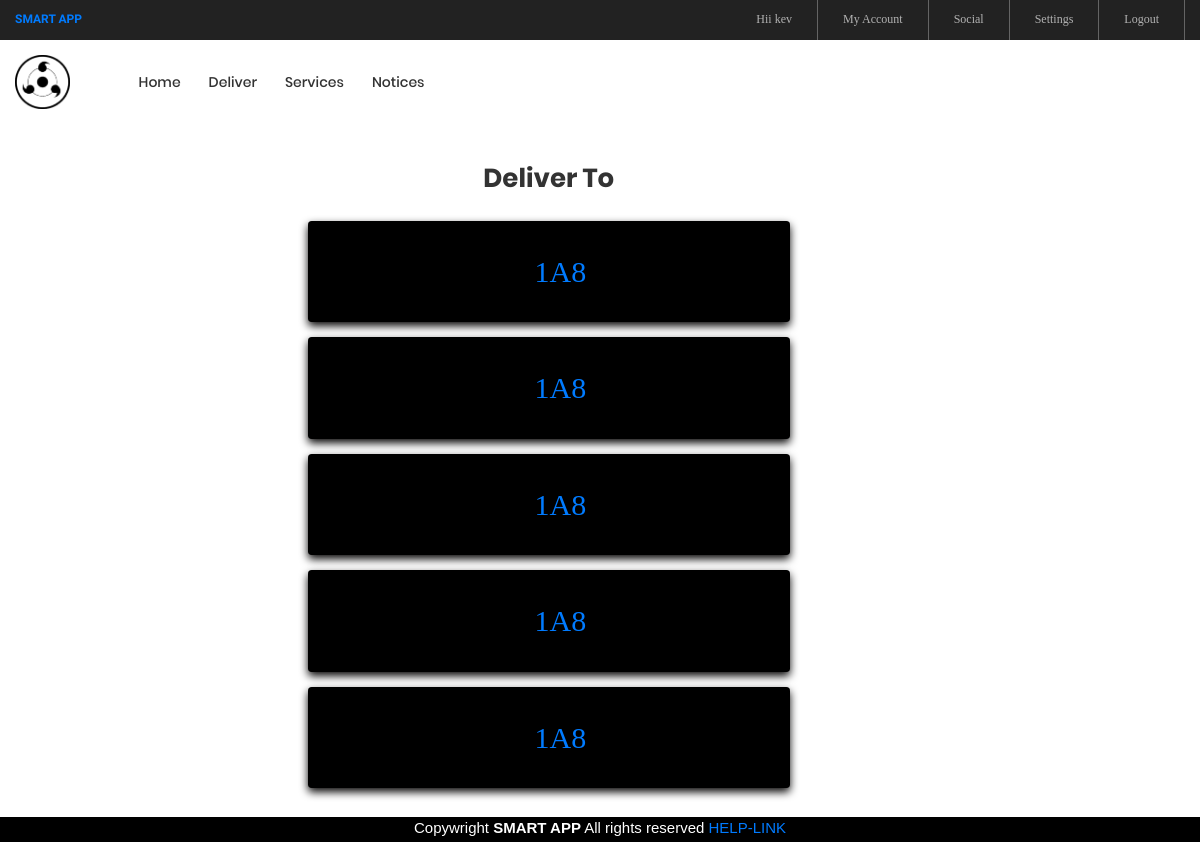
Page /shop_ct (signed in) on the committed database.
### ser/models.py (models this page shows, shortened)
class Quantity(models.Model):
    author = models.CharField(max_length=50)
    quantity = models.IntegerField()
    item = models.ForeignKey('Item', on_delete=models.CASCADE)
    flat_number = models.CharField(max_length=30)
    created= models.DateField(auto_now_add=True)
    time1 = models.DateTimeField(auto_now_add=True)

### signin/views.py (the view)
# urls.py: path('shop_ct',views.deliver_item,name="shop_ct"),
@login_required
def deliver_item(request):
        order_list=Quantity.objects.all().order_by('-time1')
        info=[]
        for x in order_list:
            y={'flnum':x.flat_number}
            info.append(y)
        paginator=Paginator(info,5)
        try:
            page = int(request.GET.get('page','1'))
        except:
            page = 1
        try:
            info = paginator.page(page)
        except(EmptyPage, InvalidPage):
            info=paginator.page(paginator.num_pages)
        context={
                'info':info
            }
        return render(request,'shopkeeper.html',context)

### templates/shopkeeper.html (shortened to what this page needs)
{% extends "base3.html" %}
{% load static %}
{% block page_content %}
<body>
<div class="row " style="margin-top: 10%">
  <div class="col-md-3"></div>
<div  class="col-md-5" style="color:black">
    <h1 class="ltext-108 cl2 hov-cl1 trans-04 p-b-10" style="text-align: center;"> Deliver To</h1>
    {% for y in info %}
    <div class="card p-3 m-t-15" style="background-color: black">
	<li class="btn">
                        <a class="nav-link" href= "{% url 'caretaker' y.flnum %}" style="font-size: 30px"><span class="lnr lnr-apartment">{{y.flnum}}</span></a>
                    </li>
    </div>
{% endfor %}
  <div class="col-md-3"></div>
  <div class="pagination p-t-30"  style="left: 0; bottom: 5%; width: 100%;z-index:3;">
        <ul style="margin-left: 45%">
          {% for pg in info.paginator.page_range %}
          {% if info.number == pg %}
      <a href="?page={{ pg }}" style="color:#1a75ff">{{ pg }}</a>
          {% endif %}
          {% endfor %}
          {% if info.has_next %}
          <li style="display:inline-flex"><a href="?page={{ info.next_page_number }}" style="color:#1a75ff"><strong>&nbsp &nbsp >></strong>   </a></li>
          {% endif %}
        </ul>
    </div>
</body>
{% endblock %}

### templates/base3.html (shortened to what this page needs)
{% load static	 %}
<!DOCTYPE html>
<html lang="en">
<head>
	<link rel="stylesheet" type="text/css" href="{% static 'vendor/bootstrap/css/bootstrap.min.css' %}">
	<link rel="stylesheet" type="text/css" href="{% static 'fonts/font-awesome-4.7.0/css/font-awesome.min.css' %}">
	<link rel="stylesheet" type="text/css" href="{% static 'fonts/iconic/css/material-design-iconic-font.min.css' %}">
	<link rel="stylesheet" type="text/css" href="{% static 'fonts/linearicons-v1.0.0/icon-font.min.css' %}">
	<link rel="stylesheet" type="text/css" href="{% static 'vendor/animate/animate.css' %}">
	<link rel="stylesheet" type="text/css" href="{% static 'vendor/css-hamburgers/hamburgers.min.css' %}">
	<link rel="stylesheet" type="text/css" href="{% static 'vendor/animsition/css/animsition.min.css' %}">
	<link rel="stylesheet" type="text/css" href="{% static 'vendor/select2/select2.min.css' %}">
	<link rel="stylesheet" type="text/css" href="{% static 'vendor/daterangepicker/daterangepicker.css' %}">
	<link rel="stylesheet" type="text/css" href="{% static 'vendor/slick/slick.css' %}">
	<link rel="stylesheet" type="text/css" href="{% static 'vendor/MagnificPopup/magnific-popup.css' %}">
	<link rel="stylesheet" type="text/css" href="{% static 'vendor/perfect-scrollbar/perfect-scrollbar.css' %}">
	<link rel="stylesheet" type="text/css" href="{% static 'css/util.css' %}">
	<link rel="stylesheet" type="text/css" href="{% static 'css/main.css' %}">
</head>
<body class="animsition">
	<header>
		<div class="container-menu-desktop">
			<div class="top-bar">
				<div class="content-topbar flex-sb-m h-full container">
					<div class="left-top-bar" style="font-family: Kaushan Script;color:  #9999ff;">
						<b><a href='/index'>SMART APP</a></b>
					</div>
					<div class="right-top-bar flex-w h-full">
						 {% if user.is_authenticated %}
						<a href="#" class="flex-c-m trans-04 p-lr-25" style="border-left: none">
							Hii {{user.first_name}}
						</a>
						<a href="/profile" class="flex-c-m trans-04 p-lr-25">
							My Account
						</a>
						<a href="/residents" class="flex-c-m trans-04 p-lr-25">
							Social
						</a>
						<a href="{% url 'password_change' %}"class="flex-c-m trans-04 p-lr-25">
							Settings
						</a>
						<a href="/accounts/logout" class="flex-c-m trans-04 p-lr-25">
							Logout
						</a>
						{% else %}
						<a href="/accounts/login" class="flex-c-m trans-04 p-lr-25">
							Login
						</a>
						{% endif %}
					</div>
				</div>
			</div>
			<div class="wrap-menu-desktop">
				<nav class="limiter-menu-desktop container">
					<a  class="logo" href='index'>
						<img src="{% static 'images/logo.png' %}"  alt="IMG-LOGO">
					</a>
					<div class="menu-desktop">
						<ul class="main-menu">
								<li>
								<a href="/index">Home</a>
							</li>
							<li>
								<a href="/shop_ct">Deliver</a>
							</li>
							<li >
								<a href="/service_ct">Services</a>
							</li>
							<li>
								<a href="/h">Notices</a>
							</li>
						</ul>
					</div>
				</nav>
			</div>
		</div>
	</header>
	<div class="flex-container " style="margin-bottom: 8%">
{% load widget_tweaks %}
{% block page_content %}
{% endblock %}
</div><body>
<div class="flex-container " style="background-color:black;color:white;position:fixed; left: 0; bottom: 0; width: 100%;z-index:3;height:3%;">
 <footer>
 <center>Copywright <b>SMART APP</b> All rights reserved <a href="https://www.google.co.in/">
  HELP-LINK</a></center>
</footer>
</div>
</body>
</html>

### signin/static/css/main.css (style rules this page uses)
.container { max-width: 1380px; }
@media (max-width: 1600px) { .container { max-width: 1200px; } }
.container-menu-desktop { height: auto; width: 100%; position: relative; -webkit-transition: all 0.3s; -o-transition: all 0.3s; -moz-transition: all 0.3s; transition: all 0.3s; }
.top-bar { height: 40px; background-color: #222; }
.left-top-bar { font-family: Poppins-Regular; font-size: 12px; line-height: 1.8; color: #b2b2b2; }
.right-top-bar a { font-family: Poppins-Regular; font-size: 12px; line-height: 1.8; height: 100%; color: #b2b2b2; border-right: 1px solid rgba(255,255,255,0.3); }
.right-top-bar a:first-child { border-left: 1px solid rgba(255,255,255,0.3); }
.wrap-menu-desktop { position: fixed; z-index: 1100; background-color: transparent; width: 100%; height: 84px; top: 40px; left: 0px; -webkit-transition: height 0.3s, background-color 0.3s; -o-transition: height 0.3s, background-color 0.3s; -moz-transition: height 0.3s, background-color 0.3s; transition: height 0.3s, background-color 0.3s; }
.limiter-menu-desktop { height: 100%; display: -webkit-box; display: -webkit-flex; display: -moz-box; display: -ms-flexbox; display: flex; align-items: center; background-color: transparent; }
.logo { display: -webkit-box; display: -webkit-flex; display: -moz-box; display: -ms-flexbox; display: flex; align-items: center; height: 65%; margin-right: 55px; }
.logo img { max-width: 100%; max-height: 100%; }
.menu-desktop { display: -webkit-box; display: -webkit-flex; display: -moz-box; display: -ms-flexbox; display: flex; align-items: center; height: 100%; }
.main-menu { list-style-type: none; margin: 0; display: -webkit-box; display: -webkit-flex; display: -moz-box; display: -ms-flexbox; display: flex; align-items: center; }
.main-menu > li { display: block; position: relative; padding: 20px 10px 20px 0px; margin: 0px 4px 0px 14px; }
.main-menu > li > a { font-family: Poppins-Medium; font-size: 14px; color: #333; padding: 5px 0px; transition: all 0.4s; -webkit-transition: all 0.4s; -o-transition: all 0.4s; -moz-transition: all 0.4s; }
.cl2 { color: #333; }
.ltext-108 { font-family: Poppins-Bold; font-size: 26px; line-height: 1.3846; }

### templates/base3.html (style rules this page uses)
.card { box-shadow: 0 4px 8px 0 rgb(7, 6, 6); transition: 0.3s; }

### rows in the picture
Quantity: flnum "1A8"
Quantity: flnum "1A8"
Quantity: flnum "1A8"
Quantity: flnum "1A8"
Quantity: flnum "1A8"

### other values in the picture
{{ user.first_name }} "kev"
